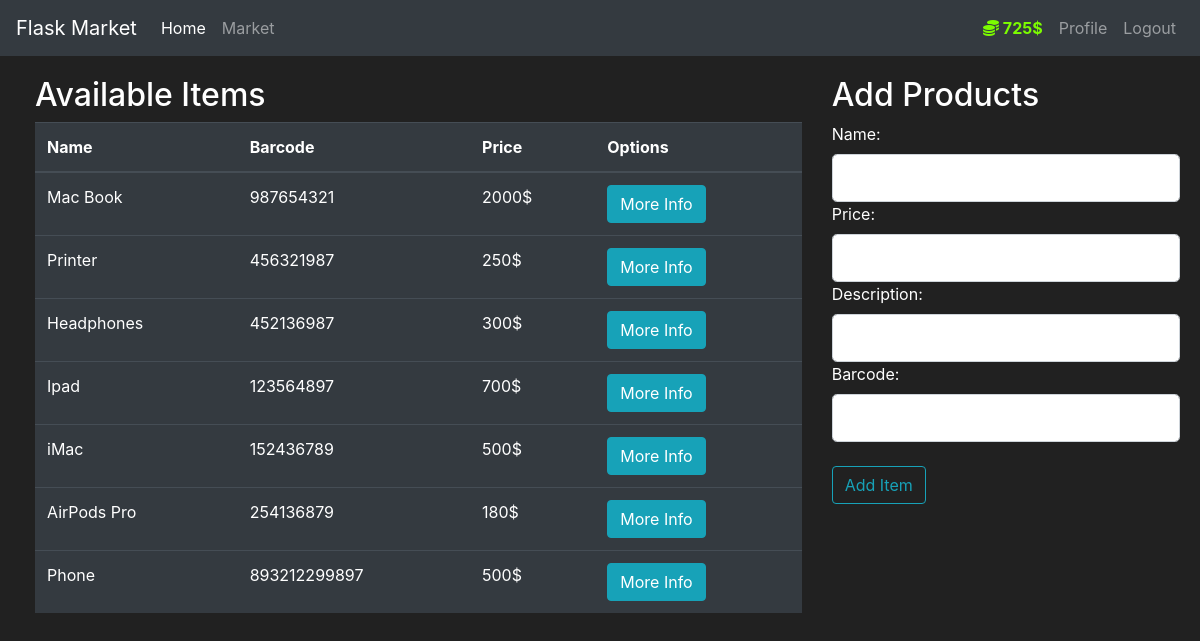
The app's page /admin (signed in) with its own data.
### app/models.py (models this page shows, shortened)
class User(db.Model, UserMixin): # Creating a User class which inherits from db.Model, where Model is a class in SQLAlchemy which is a base class for all models in SQLAlchemy. Here Model class is being accessed through db object.
    id = db.Column(db.Integer(), primary_key=True)
    username = db.Column(db.String(length=30), nullable=False, unique=True)
    email_address = db.Column(db.String(length=50), nullable=False, unique=True)
    password_hash = db.Column(db.String(length=60), nullable=False)
    budget = db.Column(db.Integer(), nullable=False, default=10000)
    items = db.relationship('Item', backref='owned_user', lazy=True)
    @property # This decorator allows you to access the method (password) as if it were an attribute. It allows you to use @password.setter or @password.deleter
    def password(self):
        raise AttributeError("Password cannot be accessed directly.")
    @password.setter # When you assign a value to the password attribute (e.g., user_to_create.password = form.password1.data), the setter is called.
    def password(self, plain_text_password): # Function name should be the same as the property name.
        self.password_hash = bcrypt.generate_password_hash(plain_text_password).decode('utf-8')
    @property # This decorator allows you to access the method (prettier_budget) as if it were an attribute.
    def prettier_budget(self): # This function is used to display the budget in a prettier format.
        if len(str(self.budget)) >= 4:
            return f'{str(self.budget)[:-3]},{str(self.budget)[-3:]}$'
        else:
            return f"{self.budget}$"
    @property
    def is_admin(self):
        return self.username == "Shaik"

class Item(db.Model):
    id = db.Column(db.Integer(), primary_key=True)
    name = db.Column(db.String(length=30), nullable=False, unique=True)
    price = db.Column(db.Integer(), nullable=False)
    barcode = db.Column(db.String(length=12), nullable=False, unique=True)
    description = db.Column(db.String(length=1024), nullable=False)
    owner = db.Column(db.Integer(), db.ForeignKey('user.id'))

### app/routes.py (the view, shortened to what this page needs)
@app.route('/admin', methods=['GET', 'POST'])
def admin_page():
    form = AddItems()
    purchase_form = PurchaseForm()
    if request.method == "GET":
        items = Item.query.filter_by(owner=None)
        return render_template('admin.html', items=items, form=form, purchase_form=purchase_form)

### app/forms.py
class AddItems(FlaskForm):
    name = StringField(label='Name:', validators=[DataRequired()])
    price = StringField(label='Price:', validators=[DataRequired()])
    barcode = StringField(label='Barcode:', validators=[DataRequired()])
    description = StringField(label='Description:', validators=[DataRequired()])
    submit = SubmitField(label='Add Item')

class PurchaseForm(FlaskForm):
    submit = SubmitField(label='Yes')

### app/models.py (called while the page is built)
@login_manager.user_loader
def load_user(user_id): # This function is used to load the user by the user_id
    return User.query.get(int(user_id))

### app/templates/admin.html (shortened to what this page needs)
{% extends 'base.html' %}
{% block content %}
<div class="row" style="margin-top:20px; margin-left:20px">
<div class="col-8">
   <h2>Available Items</h2>
   <table class="table table-hover table-dark">
      <thead>
         <tr>
            <th scope="col">Name</th>
            <th scope="col">Barcode</th>
            <th scope="col">Price</th>
            <th scope="col">Options</th>
         </tr>
      </thead>
      <tbody>
         {% for item in items %}
         <tr>
            <td>{{ item.name }}</td>
            <td>{{ item.barcode }}</td>
            <td>{{ item.price }}$</td>
            <td>
               <button class="btn btn-outline btn-info" data-toggle="modal" data-target="#Modal-MoreInfo-{{ item.id }}">More Info</button>
            </td>
         </tr>
         {% endfor %}
      </tbody>
   </table>
</div>
<div class="col-4">
<h2>Add Products</h2>
    <form method="POST" class="form-add_items" style="color:white; margin-right:20px">
    {{ form.name.label(class="form-control-label") }}
    {{ form.name(class="form-control form-control-lg") }}
    {{ form.price.label(class="form-control-label") }}
    {{ form.price(class="form-control form-control-lg") }}
    {{ form.description.label(class="form-control-label") }}
    {{ form.description(class="form-control form-control-lg") }}
    {{ form.barcode.label(class="form-control-label") }}
    {{ form.barcode(class="form-control form-control-lg") }}
        <br>
    {{ form.submit(class="btn btn-outline-info") }}
    </form>
</div>
</div>
{% endblock %}

### app/templates/base.html (shortened to what this page needs)
<!doctype html>
<html lang="en">
   <head>
      <link rel="stylesheet" href="https://cdn.jsdelivr.net/npm/bootstrap@4.5.3/dist/css/bootstrap.min.css">
   </head>
   <body>
    <nav class="navbar navbar-expand-md navbar-dark bg-dark">
      <a class="navbar-brand" href="#">Flask Market</a>
      <div class="collapse navbar-collapse" id="navbarNav">
        <ul class="navbar-nav mr-auto">
            <li class="nav-item active">
                <a class="nav-link" href="{{ url_for('home_page') }}">Home <span class="sr-only">(current)</span></a>
            </li>
            <li class="nav-item">
                <a class="nav-link" href="{{ url_for('market_page') }}">Market</a>
            </li>
        </ul>
          {% if current_user.is_authenticated %}
          <ul class="navbar-nav">
              <li class="nav-item">
                  <a class="nav-link" style="color: lawngreen; font-weight: bold" >
                      <i class="fas fa-coins"></i>
                      {{ current_user.prettier_budget }}
                  </a>
              </li>
              <li class="nav-item">
                  <a class="nav-link" href="#">Profile</a>
              </li>
              <li class="nav-item">
                  <a class="nav-link" href="{{ url_for('logout_page') }}">Logout</a>
              </li>
          </ul>
        {% endif %}
      </div>
    </nav>
    {% block content %}
    {% endblock %}
   </body>
</html>

### app/templates/base.html (style rules this page uses)
body { background-color: #212121; color: white }

### records on screen
User: prettier_budget "725$"
Item: name "Mac Book", barcode "987654321", price "2000"
Item: name "Printer", barcode "456321987", price "250"
Item: name "Headphones", barcode "452136987", price "300"
Item: name "Ipad", barcode "123564897", price "700"
Item: name "iMac", barcode "152436789", price "500"
Item: name "AirPods Pro", barcode "254136879", price "180"
Item: name "Phone", barcode "893212299897", price "500"
